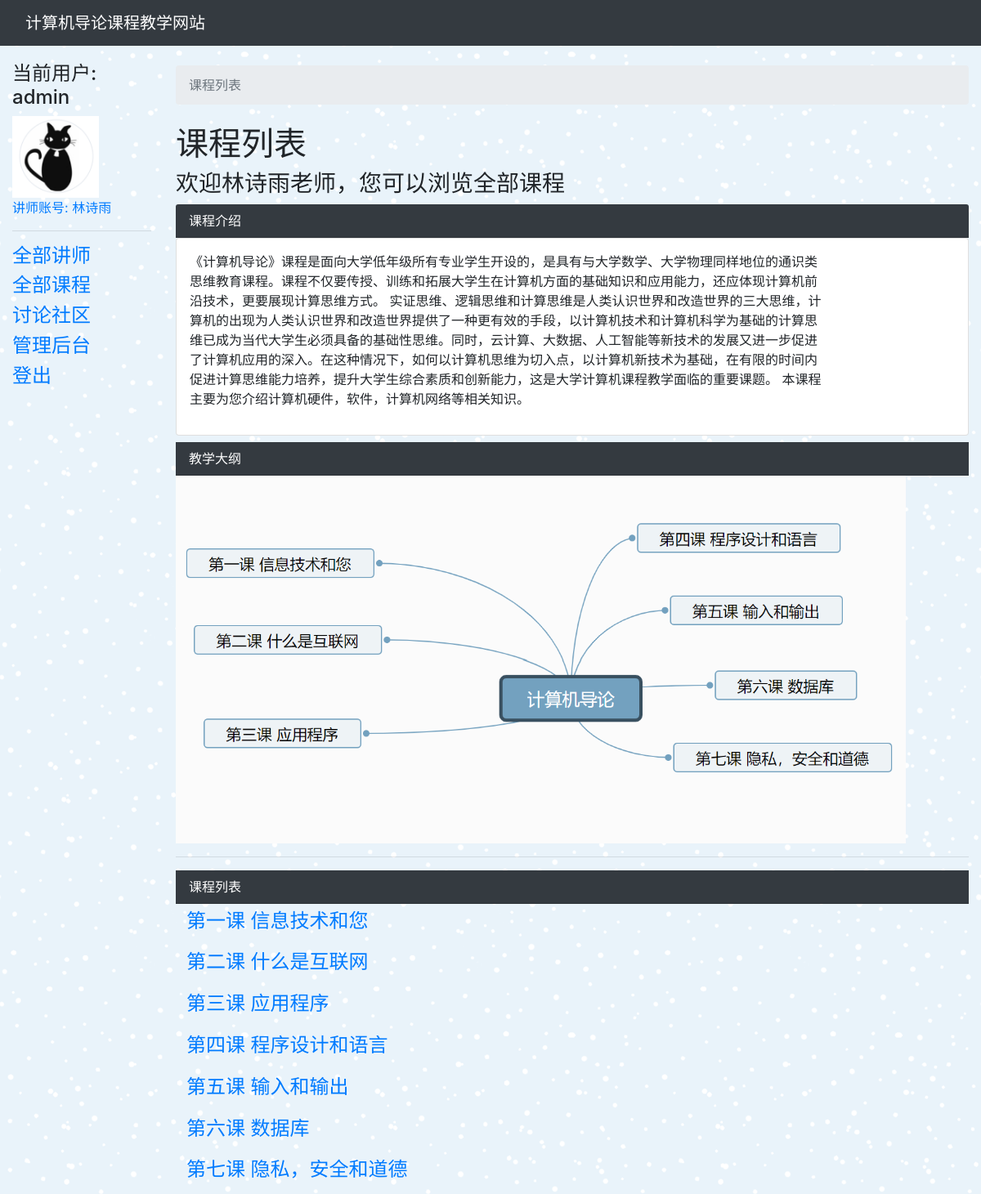
Screenshot of /siteindex/lessons/ (signed in) with the database file from the repository.
### siteindex/models.py (models this page shows, shortened)
class Lecturer(models.Model):
    name = models.CharField(max_length=100)
    title = models.CharField(max_length=100)
    college = models.CharField(max_length=100)
    intro = models.TextField(max_length=10000, null=True,
                             blank=True, help_text='讲师简介')
    avatar = models.ImageField(upload_to='avatars', blank=True, null=True)
    user = models.OneToOneField(
        User, blank=True, null=True, related_name='lecturer', on_delete=models.CASCADE)
    def avatar_url(self):
        if self.avatar and hasattr(self.avatar, 'url'):
            return self.avatar.url
        else:
            return '/media/defaultavatar.png'
    class Meta:
        ordering = ['name']
    def __str__(self):
        return f'{self.title}, {self.name}'

class Syllabus(models.Model):
    STATUS_list = (
        ('a', '当前应用'),
        ('b', '候补1'),
        ('c', '候补2'),
    )
    status = models.CharField(
        max_length=1,
        choices=STATUS_list,
        blank=True,
        default='a',
        unique=True,
    )
    intro = models.TextField(max_length=10000, null=True,
                             blank=True, help_text='课程大纲介绍')
    image = models.ImageField(upload_to='syllabus', blank=True, null=True)
    def image_url(self):
        if self.image and hasattr(self.image, 'url'):
            return self.image.url
        else:
            return '/media/default.png'

class Lesson(models.Model):
    title = models.CharField(max_length=200)
    lecturer = models.ForeignKey(
        Lecturer, on_delete=models.SET_NULL, null=True)
    summary = models.TextField(max_length=1000, help_text='输入该节课程的简介')
    date_of_release = models.DateField(null=True, blank=True)
    precondition = models.OneToOneField(
        "Lesson", blank=True, null=True, related_name='precond_of', on_delete=models.CASCADE)
    video = models.FileField(upload_to='videos', blank=True, null=True)
    image_1 = models.ImageField(upload_to='images', blank=True, null=True)
    parag_1 = models.TextField(max_length=100000, help_text='正文第一段', null=True)
    image_2 = models.ImageField(upload_to='images', blank=True, null=True)
    parag_2 = models.TextField(
        max_length=100000, help_text='正文第二段', null=True, blank=True)
    image_3 = models.ImageField(upload_to='images', blank=True, null=True)
    parag_3 = models.TextField(
        max_length=100000, help_text='正文第三段', null=True, blank=True)
    def __str__(self):
        return self.title
    def get_absolute_url(self):
        return reverse('lesson-detail', args=[str(self.id)])

### siteindex/views.py (the view)
# urls.py: path('lessons/', views.LessonListView.as_view(), name='lessons'),
class LessonListView(LoginRequiredMixin, generic.ListView):
    model = Lesson
    paginate_by = 20
    def get_context_data(self, **kwargs):
        context = super(LessonListView, self).get_context_data(**kwargs)
        context.update({
            'syllabus': Syllabus.objects.get(status='a'),
        })
        return context

### siteindex/templates/siteindex/lesson_list.html (shortened to what this page needs)
{% extends "base_generic.html" %}
{% load static %}
{% block breadcrumb %}
    <li class="breadcrumb-item active">课程列表</li>
{% endblock %}
{% block content %}
<div class="h1">课程列表</div>
{% if user.lecturer %}
  <h3>欢迎{{ user.lecturer.name }}老师，您可以浏览全部课程</h3>
{% else %}
  <h3>欢迎，{{user.get_username}} 通过课程数量：{% if user.record.lesson_finished %} {{ user.record.lesson_finished.all.count }} {% else %} 0 {% endif %}</h3>
{% endif %}
<div>
  <div class="card-header text-white bg-dark py-2 px-3">课程介绍</div>
  <div class="card mb-2">
    <div class="card-body p-3">
      <div class="row">
        <div class="col-10">
          <p>
            {{syllabus.intro}}
          </p>
        </div>
      </div>
    </div>
  </div>
  <div class="card-header text-white bg-dark py-2 px-3">教学大纲</div>
  <img src="{{ syllabus.image_url }}" style="max-height:450px;">
</div>
<hr>
<div class="card-header text-white bg-dark py-2 px-3">课程列表</div>
{% for lesson in lesson_list %}
    <button
        class={% if lesson.precondition in user.record.lesson_finished.all %}"btn btn-link modal-button"{% elif lesson.precondition == None %}"btn btn-link modal-button"{% elif user.lecturer %}"btn btn-link modal-button"{% else %}"btn btn-link no-permission-button"{% endif %}
        data-pk="{{lesson.pk}}"
        data-url="{{lesson.get_absolute_url}}"
        data-title="{{lesson.title}}"
        data-lecturer="{{lesson.lecturer}}"
        data-status={% if lesson in user.record.lesson_finished.all %}"学习完毕"{% else %}"未完成学习"{% endif %}
        data-precond="{{lesson.precondition}}"
        data-precond-of="{{lesson.precond_of}}"
        data-toggle="modal"
        data-target="#lessonStartModal">
        <h4> {{lesson.title}} </h4>
    </button><br>
{% endfor %}
{% endblock %}

### siteindex/templates/base_generic.html (shortened to what this page needs)
<!DOCTYPE html>
<html lang="zh-cmn-Hans">
<head>
    {% load static %}
    <link rel="stylesheet" href="{% static 'css/styles.css' %}">
    <link rel="stylesheet" href="{% static 'css/bootstrap.min.css' %}">
</head>
<body>
    <nav class="navbar navbar-expand-lg navbar-dark bg-dark">
      <div class="container-fluid">
        <a class="navbar-brand" href="{% url 'index' %}">计算机导论课程教学网站</a>
      </div>
    </nav>
    <div class="container-fluid">
        <div class="row">
            <div class="col-sm-2">
                {% block sidebar %}
                <ul class="sidebar-nav">
                    {% if user.is_authenticated %}
                        <h4>当前用户: {{ user.get_username }}</h4>
                            {% if user.lecturer %}
                                <img src="{{ user.lecturer.avatar_url }}" style="height:100px;"><br>
                                <a href="{% url 'lecturer-detail' user.lecturer.pk %}">讲师账号: {{ user.lecturer.name }}</a><hr>
                                <h4><a href="{% url 'lecturers' %}">全部讲师</a></h4>
                                <h4><a href="{% url 'lessons' %}">全部课程</a></h4>
                                <h4><a href="{% url 'board-home-view' %}">讨论社区</a></h4>
                                {% if user.is_staff %}
                                <h4><a href="{% url 'admin:index' %}">管理后台</a></h4>
                                {% endif %}
                            {% else %}
                                <h4><a href="{% url 'lecturers' %}">全部讲师</a></h4>
                                <h4><a href="{% url 'lessons' %}">全部课程</a></h4>
                                <h4><a href="{% url 'board-home-view' %}">讨论社区</a></h4>
                                <h4><a href="{% url 'quiz-list-view' %}">测验列表</a></h4>
                                <h4><a href="{% url 'my-results' %}">我的成绩记录</a></h4>
                            {% endif %}
                        <h4><a href="{% url 'logout'%}">登出</a></h4>
                    {% else %}
                        <h4><a href="{% url 'login'%}?next={{request.path}}">登录</a></h4>
                        <h4><a href="{% url 'register'%}?next={{request.path}}">注册</a></h4>
                    {% endif %}
                </ul>
                {% endblock %}
            </div>
            <div class="col-sm-10 ">
                <ol class="breadcrumb my-4">
                    {% block breadcrumb %}
                    {% endblock %}
                </ol>
                {% block content %}{% endblock %}
            </div>
        </div>
    </div>
</body>
</html>

### siteindex/static/css/styles.css (style rules this page uses)
.sidebar-nav { margin-top: 20px; padding: 0; list-style: none; }

### siteindex/templates/base_generic.html (style rules this page uses)
body { background-image: url(/media/patterns/blue-snow.png); }

### rows the page displays
Syllabus: intro "《计算机导论》课程是面向大学低年级所有专业学生开设的，是具有与大学数学、大学物理同样地位的通识类思维教育课程。课程不仅要传授、训练和拓展大学生在计算机方面的基础知识和应用能力，还应体现计算机前沿技术，更要展现计算思维方式。 实证思维、逻辑思维和计算思维是人类认识世界和改造世界的三大思维，计算机的出现为人类认识世界和改造世界提供了一种更有效的手段，以计算机技术和计算机科学为基础的计算思维已成为当代大学生必须具备的基础性思维。同时，云计算、大数据、人工智能等新技术的发展又进一步促进了计算机应用的深入。在这种情况下，如何以计算机思维为切入点，以计算机新技术为基础，在有限的时间内促进计算思维能力培养，提升大学生综合素质和创新能力，这是大学计算机课程教学面临的重要课题。 本课程主要为您介绍计算机硬件，软件，计算机网络等相关知识。", image_url (picture)
Lesson: title "第一课 信息技术和您"
Lesson: title "第二课 什么是互联网"
Lesson: title "第三课 应用程序"
Lesson: title "第四课 程序设计和语言"
Lesson: title "第五课 输入和输出"
Lesson: title "第六课 数据库"
Lesson: title "第七课 隐私，安全和道德"

### other values shown
{{ user.get_username }} "admin"
{{ user.lecturer.name }} "林诗雨"
